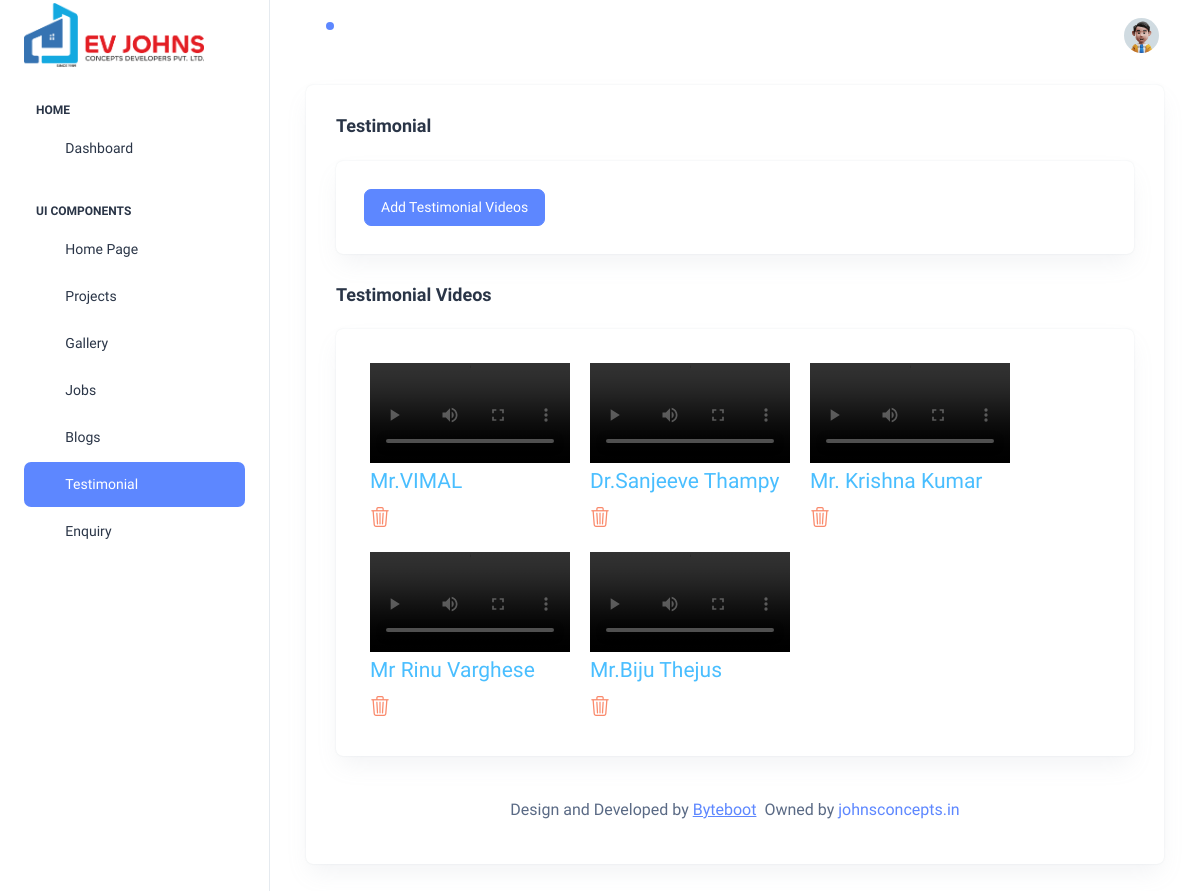
The app's page /TestimonialAdmin with its own data.
### Home/models.py (models this page shows)
class TestimonialVideos(models.Model):
    client = models.CharField(max_length=50)
    video = models.FileField(upload_to="testimonial_videos")
    category = models.CharField(max_length=20, choices=(("Architecture","Architecture"),("Interior","Interior"),("Ongoingworks","Ongoingworks"),("Other","Other")),default="Other")
    date = models.DateField(auto_now_add=True)

### Home/views.py (the view, shortened to what this page needs)
# urls.py: path("TestimonialAdmin",views.TestimonialAdmin,name="TestimonialAdmin"),
def TestimonialAdmin(request):
    testimonial = TestimonialVideos.objects.all()
    context = {
        "testimonial":testimonial
    }
    return render(request,"dashboard/testimonial.html",context)

### templates/dashboard/testimonial.html (shortened to what this page needs)
{% extends 'dashboard/index.html' %}{% load static %}{% block admin %}
<div class="container-fluid">
    <div class="card">
        <div class="card-body">
            <h5 class="card-title fw-semibold mb-4">Testimonial</h5>
            <div class="card">
                <div class="card-body p-4">
                    <button type="button" class="btn btn-primary m-1" data-bs-toggle="modal"
                        data-bs-target="#exampleModal">Add Testimonial Videos </button>
                </div>
            </div>
            <h5 class="card-title fw-semibold mb-4">Testimonial Videos</h5>
            <div class="card">
                <div class="card-body p-4" style="display: flex;flex-wrap: wrap; align-items: baseline;">
                    {% for item in testimonial %}
                    <div class="images">
                        <video autoplay controls width="200px" style="height: auto" alt="">
                            <source src="{{item.video.url}}">
                        </video>
                        <h4 class="text-secondary">{{item.client}}</h4>
                        <a href="{%url 'DeleteTestimonial' item.id%}"
                            onclick="return confirm('Are you want to delete this Image Permanently ?')"
                            class="text-danger" style="font-size: 20px !important;">
                            <i class="bi bi-trash3"></i>
                        </a>
                    </div>
                    {% endfor %}
                </div>
            </div>
            {% endblock %}

### templates/dashboard/testimonial.html (style rules this page uses)
.images { margin: 10px; }

### records on screen
TestimonialVideos: client "Mr.VIMAL"
TestimonialVideos: client "Dr.Sanjeeve Thampy"
TestimonialVideos: client "Mr. Krishna Kumar"
TestimonialVideos: client "Mr Rinu Varghese"
TestimonialVideos: client "Mr.Biju Thejus"
